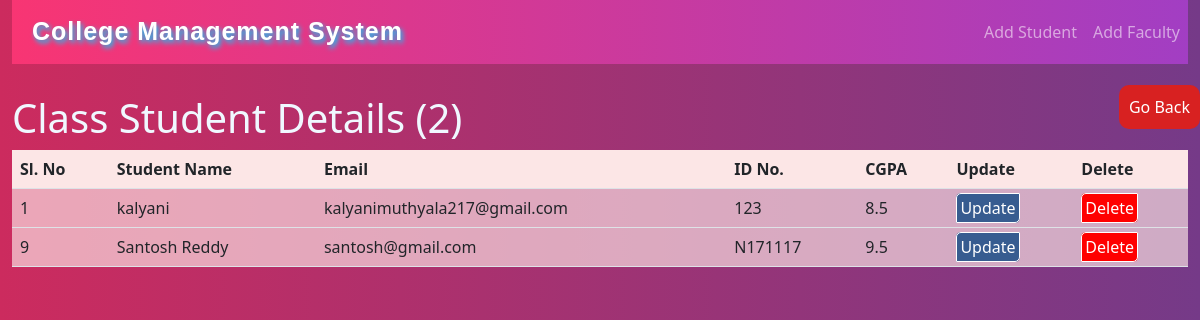
Page /class/5 on the committed database.
### students/models.py (models this page shows, shortened)
class Student(models.Model):
    classname = models.ForeignKey(Class, on_delete=models.CASCADE)
    stud_name = models.CharField(max_length=50)
    idnum = models.CharField(max_length=10)
    email = models.EmailField()
    cgpa = models.FloatField()

### students/views.py (the view)
# urls.py: path('class/<int:id>', views.viewclass),
def viewclass(request, id):
    clas = models.Class.objects.get(id=id)
    students = models.Student.objects.all()
    studcount = models.Student.objects.filter(classname = clas).count()
    context = {
        'students':students,
        'class' : clas,
        'count' : studcount,
    }
    return render(request, 'class.html', context)

### templates/class.html (shortened to what this page needs)
{% load static %}
<html lang="en">
  <head>
    <link
      rel="stylesheet"
      href="{% static 'bootstrap/css/bootstrap.min.css' %}"
    />
    <link rel="stylesheet" href="{% static 'style.css' %}" />
  </head>
  <body>
    <div class="container-fluid">
      <nav class="navbar navbar-expand-lg navbar-dark">
        <a href="" class="navbar-brand">College Management System</a>
        <ul class="navbar-nav ms-auto mb-2 mb-lg-0">
          <li class="nav-item">
            <a href="addstudent/{{ class.id }}" class="nav-link">Add Student</a>
          </li>
          <li class="nav-item">
            <a href="addfaculty" class="nav-link">Add Faculty</a>
          </li>
        </ul>
      </nav>
      <div class="row">
      <h1 class="indexHeads col">Class Student Details ({{ count }})</h1>
      <button class="backbtn col-2"><a href="/index" class="backlink">Go Back</a></button>
    </div>
      <table class="table table-hover">
        <thead class="theadbg">
          <tr>
            <th>Sl. No</th>
            <th>Student Name</th>
            <th>Email</th>
            <th>ID No.</th>
            <th>CGPA</th>
            <th>Update</th>
            <th>Delete</th>
          </tr>
        </thead>
        <tbody class="tbodybg">
          {% for student in students %}
          {% if student.classname.classname == class.classname %}
          <tr>
            <td>{{ forloop.counter }}</td>
            <td>{{ student.stud_name }}</td>
            <td>{{ student.email }}</td>
            <td>{{ student.idnum }}</td>
            <td>{{ student.cgpa }}</td>
            <td><a href="update/{{ student.id }}" class="update">Update</a></td>
            <td><a href="delete/{{ student.id }}" class="delete">Delete</a></td>
          </tr>
          {% endif %}
          {% endfor %}
        </tbody>
      </table>
    </div>
  </body>
</html>

### static/style.css (style rules this page uses)
body { background-image: linear-gradient(90deg, #cc2b5e, #753a88); background-size: cover; background-attachment: fixed; }
.theadbg { background-color: rgb(252, 230, 230); }
.tbodybg { background-color: rgba(252, 230, 230, 0.664); }
.indexHeads { color: aliceblue; margin-top: 30px; }
.backbtn { background-color: rgb(216, 33, 33); border: none; border-radius: 10px; width: fit-content; height: fit-content; margin-left: 20%; margin: auto; padding: 10px; }
.backlink { color: white; text-decoration: none; }
.update { border-radius: 5px 0px; border: 0.5px solid rgb(255, 255, 255); background-color: #375c90; padding: 3px; color: rgb(255, 255, 255); text-decoration: none; }
.delete { background-color: rgb(255, 0, 0); border-radius: 5px 0px; border: 0.5px solid rgb(255, 255, 255); padding: 3px; color: rgb(255, 255, 255); text-decoration: none; }
.navbar { background-image: linear-gradient(90deg, #f83573, #a23ec3); }
.navbar-brand { padding-left: 20px; font-weight: bold; font-family:Arial, Helvetica, sans-serif; font-size: 25px; letter-spacing: 1px; text-shadow: 2px 3px 5px rgb(0, 208, 255); }

### rows in the picture
Student: stud_name "kalyani", email "kalyanimuthyala217@gmail.com", idnum "123", cgpa "8.5"
Student: stud_name "Santosh Reddy", email "santosh@gmail.com", idnum "N171117", cgpa "9.5"

### other values in the picture
{{ count }} "2"
